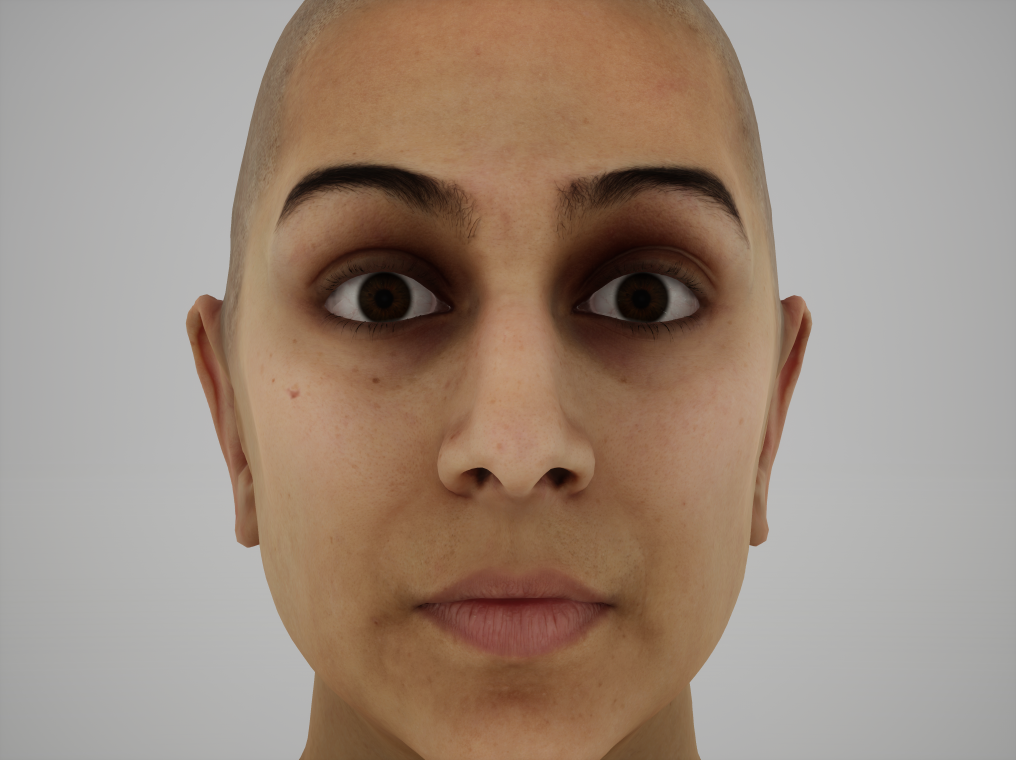
#> input picture View1.png, 1016 x 760 px, found by its file name
$ python stereo_match.py
#> lines starting #> are read from the running program, lines starting #| are printed output that depends on the picture; after the words box and inside, x2 and y2 are one past the last pixel; in counts of white or black regions, pixels touching at a corner belong together
#!/usr/bin/env python

'''
Simple example of stereo image matching and point cloud generation.

Resulting .ply file cam be easily viewed using MeshLab ( http://meshlab.sourceforge.net/ )
'''

# Python 2/3 compatibility
from __future__ import print_function

import numpy as np
import cv2 as cv

ply_header = '''ply
format ascii 1.0
element vertex %(vert_num)d
property float x
property float y
property float z
property uchar red
property uchar green
property uchar blue
end_header
'''

def write_ply(fn, verts, colors):
    verts = verts.reshape(-1, 3)
    colors = colors.reshape(-1, 3)
    verts = np.hstack([verts, colors])
    with open(fn, 'wb') as f:
        f.write((ply_header % dict(vert_num=len(verts))).encode('utf-8'))
        np.savetxt(f, verts, fmt='%f %f %f %d %d %d ')


def main():
    print('loading images...')
    imgL = cv.pyrDown(cv.imread("./HighQualitySingleShotReconstruction/View1.png"))  # downscale images for faster processing
    imgR = cv.pyrDown(cv.imread("./HighQualitySingleShotReconstruction/View2.png"))
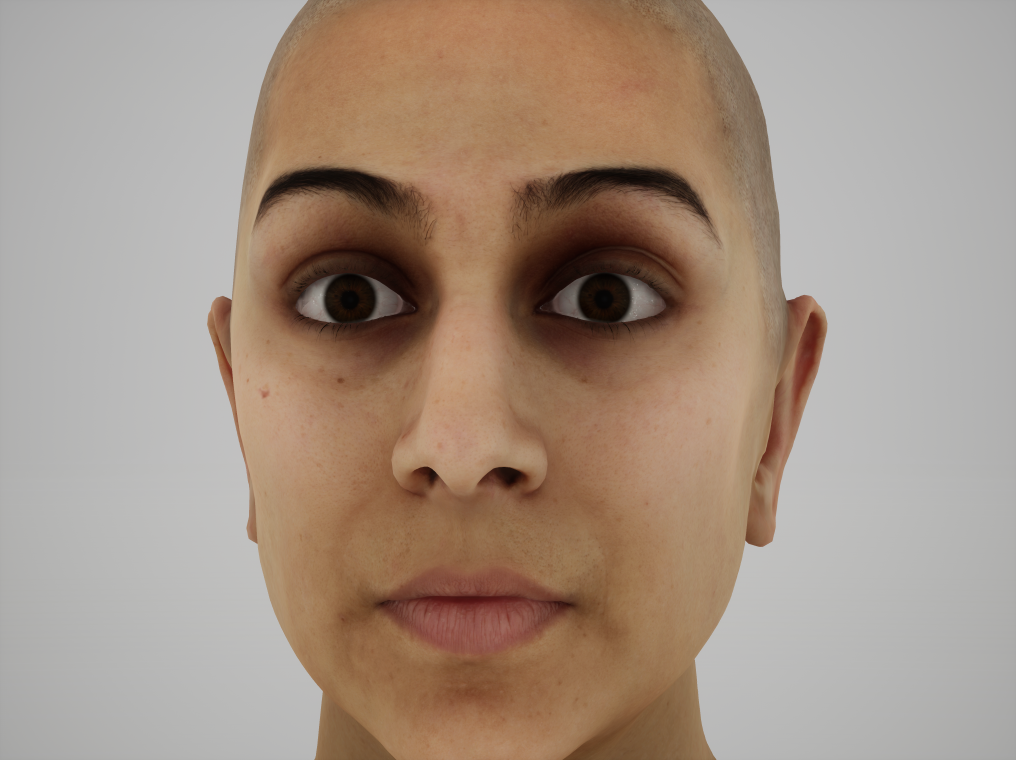
#> input picture View2.png, 1016 x 760 px, found by its file name

    # disparity range is tuned for 'aloe' image pair
    window_size = 3
    min_disp = 16
    num_disp = 112-min_disp
    stereo = cv.StereoSGBM_create(minDisparity = min_disp,
        numDisparities = num_disp,
        blockSize = 16,
        P1 = 8*3*window_size**2,
        P2 = 32*3*window_size**2,
        disp12MaxDiff = 1,
        uniquenessRatio = 10,
        speckleWindowSize = 100,
        speckleRange = 32,
        mode=cv.StereoSGBM_MODE_HH
    )

    print('computing disparity...')
    disp = stereo.compute(imgL, imgR).astype(np.float32) / 16.0
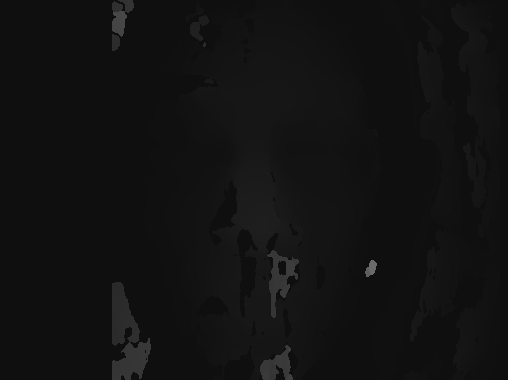
#> disp: shape (380, 508) float32; min 15, max 107.2, mean 17.9

    print('generating 3d point cloud...',)
    h, w = imgL.shape[:2]
#> h = 380; w = 508
    f = 0.8*w                          # guess for focal length
#> f = 406.4
    Q = np.float32([[1, 0, 0, -0.5*w],
                    [0,-1, 0,  0.5*h], # turn points 180 deg around x-axis,
                    [0, 0, 0,     -f], # so that y-axis looks up
                    [0, 0, 1,      0]])
    points = cv.reprojectImageTo3D(disp, Q)
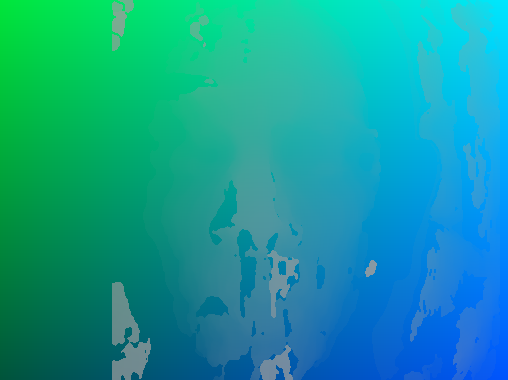
#> points: shape (380, 508, 3) float32; mean of channels 0, 1, 2 -0.317, 0.0956, -23.99; drawn with min black and max white
    colors = cv.cvtColor(imgL, cv.COLOR_BGR2RGB)
    mask = disp > disp.min()
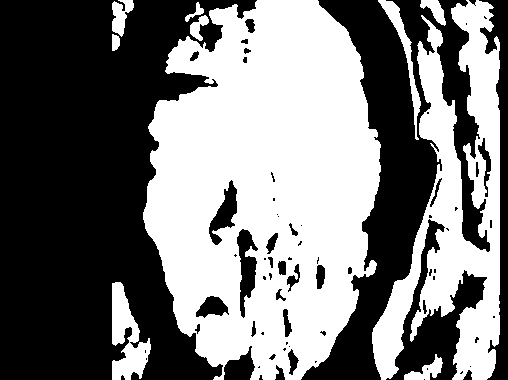
#> mask: shape (380, 508) bool; 47.4% white; 10 white regions, largest, box (x1, y1, x2, y2) and area: (143, 0, 381, 380) 65119, (372, 0, 500, 380) 21631, (112, 282, 151, 380) 2098
    out_points = points[mask]
    out_colors = colors[mask]
    out_fn = 'out.ply'
    write_ply(out_fn, out_points, out_colors)
    print('%s saved' % out_fn)

    cv.imshow('left', imgL)
    cv.namedWindow('disparity', cv.WINDOW_NORMAL)
    cv.imshow('disparity', (disp-min_disp)/num_disp)
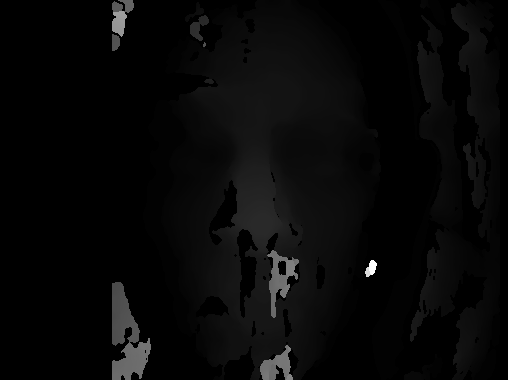
#> window 'disparity': shape (380, 508) float32; min -0.0104, max 0.951, mean 0.0199; drawn with min black and max white
    cv.waitKey()
    cv.imwrite("./test_out.jpg", (disp-min_disp)/num_disp)
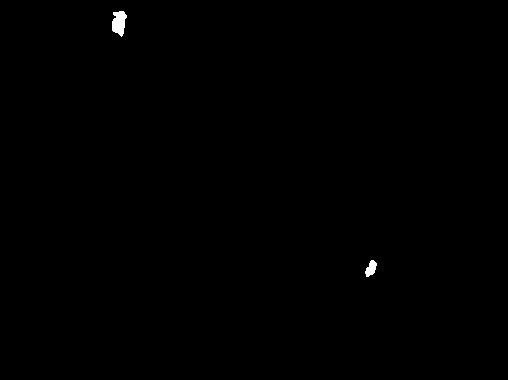
#> saved as test_out.jpg: shape (380, 508); values 0 (black) and 1 (white), 0.21% white; 2 white regions, box (x1, y1, x2, y2) and area: (112, 11, 127, 37) 274, (365, 260, 377, 277) 126

    print('Done')


if __name__ == '__main__':
    print(__doc__)
    main()
    cv.destroyAllWindows()
